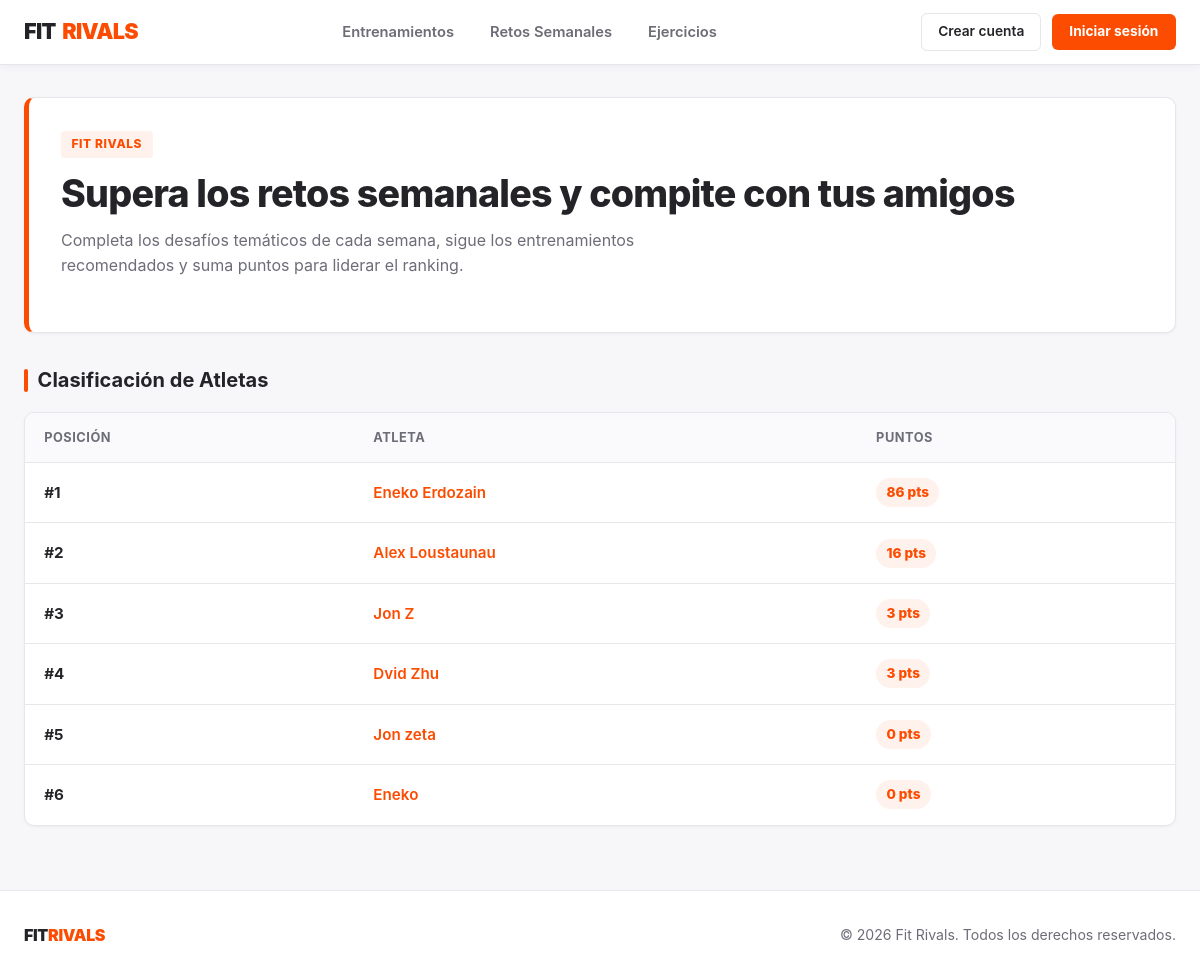
The app's page /, older data.
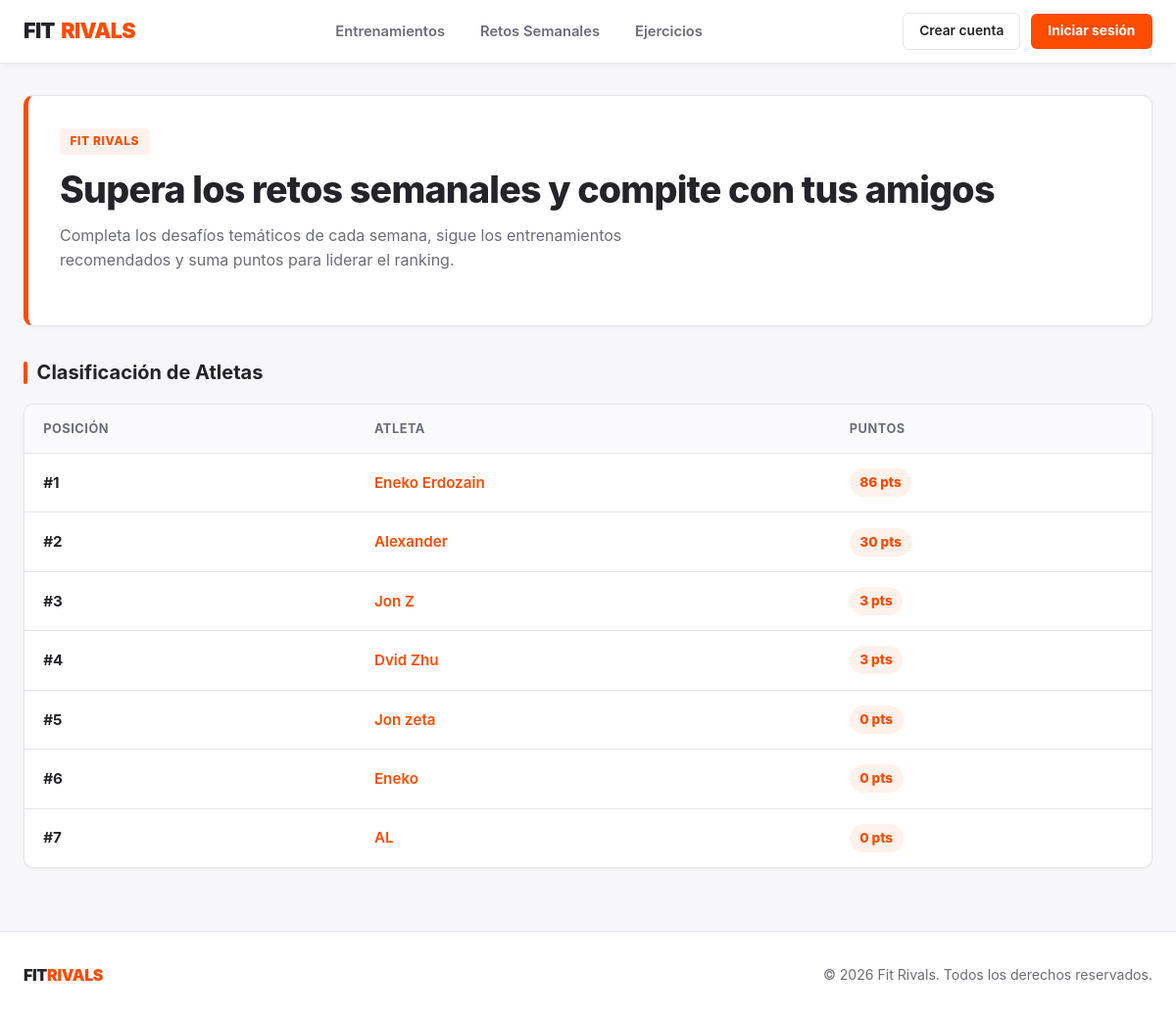
The same page, newer data.
### FitrivalsApp/models.py (models this page shows, shortened)
class Usuario(models.Model):
    nombre = models.CharField(max_length=100, unique=True)
    email = models.EmailField(unique=True)
    password = models.CharField(max_length=128)
    fecha_alta = models.DateField(auto_now_add=True)
    puntos = models.IntegerField(default=0)

### FitrivalsApp/views.py (the view)
# urls.py: path('', views.index, name='index'),
def index(request):
    retos = Reto.objects.all()
    usuarios = Usuario.objects.order_by('-puntos')
    return render(request, 'index.html', {
        'retos': retos,
        'usuarios': usuarios,
    })

### FitrivalsApp/templates/index.html (shortened to what this page needs)
{% extends 'base.html' %}
{% block content %}
<section class="dashboard-hero">
    <div class="hero-card">
        <span class="badge-orange">FIT RIVALS</span>
        <h1>Supera los retos semanales y compite con tus amigos</h1>
        <p>Completa los desafíos temáticos de cada semana, sigue los entrenamientos recomendados y suma puntos para liderar el ranking.</p>
    </div>
</section>
<h2>Clasificación de Atletas</h2>
<div class="strava-table-wrapper">
    <table class="strava-table">
        <thead>
            <tr>
                <th>Posición</th>
                <th>Atleta</th>
                <th>Puntos</th>
            </tr>
        </thead>
        <tbody>
            {% for u in usuarios %}
            <tr>
                <td><strong>#{{ forloop.counter }}</strong></td>
                <td><a href="{% url 'detalle_usuario' u.pk %}">{{ u.nombre }}</a></td>
                <td><span class="points-badge">{{ u.puntos }} pts</span></td>
            </tr>
            {% empty %}
            <tr>
                <td colspan="3">No hay atletas registrados todavía.</td>
            </tr>
            {% endfor %}
        </tbody>
    </table>
</div>
{% endblock %}

Row changes from the older to the newer data that the page shows:
removed Usuario: nombre "Alex Loustaunau", puntos "16"
added Usuario: nombre "Alexander", puntos "30"
added Usuario: nombre "AL", puntos "0"
